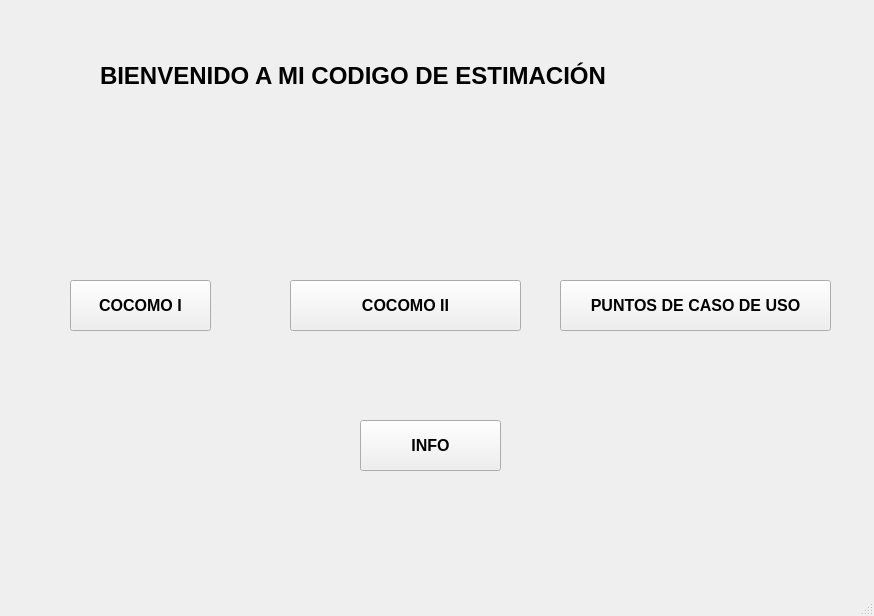
<?xml version="1.0" encoding="UTF-8"?>
<ui version="4.0">
 <class>MainWindow</class>
 <widget class="QMainWindow" name="MainWindow">
  <property name="geometry">
   <rect>
    <x>0</x>
    <y>0</y>
    <width>874</width>
    <height>616</height>
   </rect>
  </property>
  <property name="windowTitle">
   <string>MainWindow</string>
  </property>
  <widget class="QWidget" name="centralwidget">
   <widget class="QPushButton" name="pushButton_2">
    <property name="geometry">
     <rect>
      <x>360</x>
      <y>420</y>
      <width>141</width>
      <height>51</height>
     </rect>
    </property>
    <property name="font">
     <font>
      <pointsize>12</pointsize>
      <weight>75</weight>
      <bold>true</bold>
     </font>
    </property>
    <property name="text">
     <string>INFO</string>
    </property>
   </widget>
   <widget class="QLabel" name="label">
    <property name="geometry">
     <rect>
      <x>100</x>
      <y>40</y>
      <width>681</width>
      <height>71</height>
     </rect>
    </property>
    <property name="font">
     <font>
      <pointsize>18</pointsize>
      <weight>75</weight>
      <bold>true</bold>
     </font>
    </property>
    <property name="text">
     <string>BIENVENIDO A MI CODIGO DE ESTIMACIÓN</string>
    </property>
   </widget>
   <widget class="QPushButton" name="pushButton">
    <property name="geometry">
     <rect>
      <x>70</x>
      <y>280</y>
      <width>141</width>
      <height>51</height>
     </rect>
    </property>
    <property name="font">
     <font>
      <pointsize>12</pointsize>
      <weight>75</weight>
      <bold>true</bold>
     </font>
    </property>
    <property name="text">
     <string>COCOMO I</string>
    </property>
   </widget>
   <widget class="QPushButton" name="pushButton_1">
    <property name="geometry">
     <rect>
      <x>560</x>
      <y>280</y>
      <width>271</width>
      <height>51</height>
     </rect>
    </property>
    <property name="font">
     <font>
      <pointsize>12</pointsize>
      <weight>75</weight>
      <bold>true</bold>
     </font>
    </property>
    <property name="text">
     <string>PUNTOS DE CASO DE USO</string>
    </property>
   </widget>
   <widget class="QPushButton" name="pushButton_3">
    <property name="geometry">
     <rect>
      <x>290</x>
      <y>280</y>
      <width>231</width>
      <height>51</height>
     </rect>
    </property>
    <property name="font">
     <font>
      <pointsize>12</pointsize>
      <weight>75</weight>
      <bold>true</bold>
     </font>
    </property>
    <property name="text">
     <string>COCOMO II</string>
    </property>
   </widget>
   <widget class="QLabel" name="label_2">
    <property name="geometry">
     <rect>
      <x>60</x>
      <y>130</y>
      <width>151</width>
      <height>141</height>
     </rect>
    </property>
    <property name="text">
     <string/>
    </property>
    <property name="pixmap">
     <pixmap>c1.png</pixmap>
    </property>
    <property name="scaledContents">
     <bool>true</bool>
    </property>
   </widget>
   <widget class="QLabel" name="label_3">
    <property name="geometry">
     <rect>
      <x>320</x>
      <y>140</y>
      <width>161</width>
      <height>131</height>
     </rect>
    </property>
    <property name="text">
     <string/>
    </property>
    <property name="pixmap">
     <pixmap>c2.png</pixmap>
    </property>
    <property name="scaledContents">
     <bool>true</bool>
    </property>
   </widget>
   <widget class="QLabel" name="label_4">
    <property name="geometry">
     <rect>
      <x>630</x>
      <y>140</y>
      <width>131</width>
      <height>121</height>
     </rect>
    </property>
    <property name="text">
     <string/>
    </property>
    <property name="pixmap">
     <pixmap>c4.png</pixmap>
    </property>
    <property name="scaledContents">
     <bool>true</bool>
    </property>
   </widget>
  </widget>
  <widget class="QStatusBar" name="statusbar"/>
 </widget>
 <resources/>
 <connections/>
</ui>
